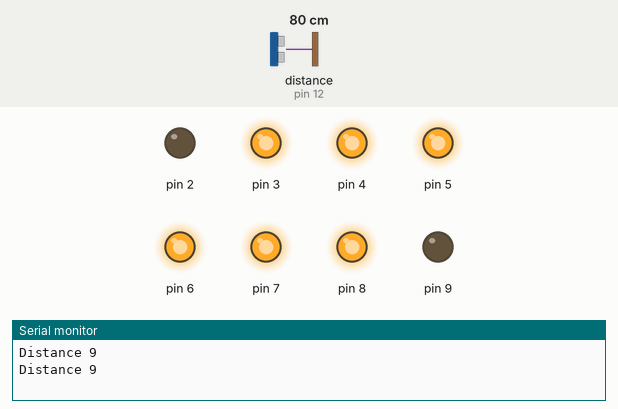
The sketch below on a simulated Arduino Uno, built with avr-gcc and run on an emulated ATmega328P. On the bench: output pins drawn as LEDs (lit = HIGH), the last lines printed to the serial monitor. Wiring (inferred from the names in the program): ultrasonic range finder: trigger pin 13; echo pin 12. The inputs (shaded band) are chosen by the test bench; at power-on: distance to the obstacle (sensor on pin 12) 80 cm. The echo pulse lasts 58.3 µs per cm; pins used as bus, display or sensor lines are not drawn.

Above: at 2.0 s.
2.1 s: distance to the obstacle (sensor on pin 12) set to 47 cm
3.8 s: distance to the obstacle (sensor on pin 12) set to 44 cm
At 5.7 s:
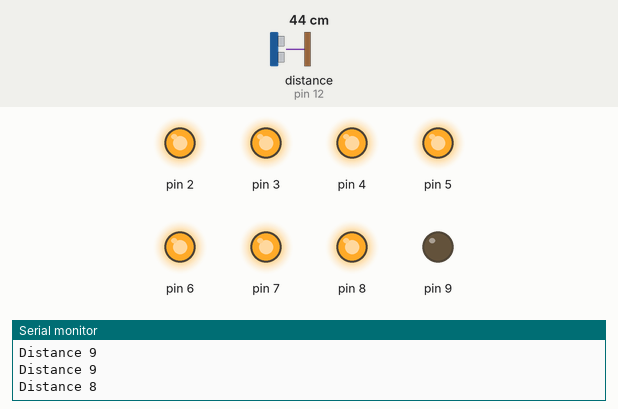
6.3 s: distance to the obstacle (sensor on pin 12) set to 37 cm
At 8.2 s:
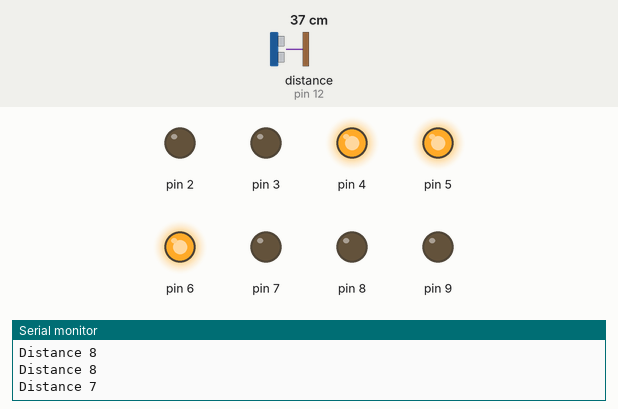
9.3 s: distance to the obstacle (sensor on pin 12) set to 33 cm
At 11.4 s:
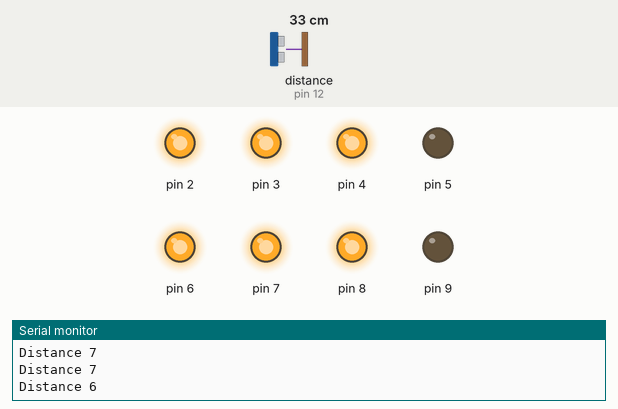
11.7 s: distance to the obstacle (sensor on pin 12) set to 18 cm
At 13.4 s:
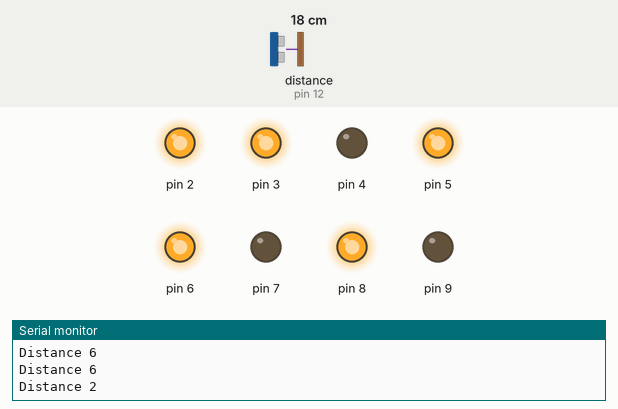
14.0 s: distance to the obstacle (sensor on pin 12) set to 2 cm
At 15.4 s:
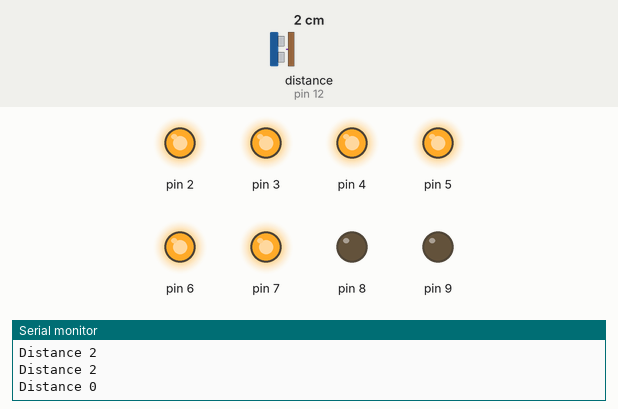
Timing chart, 0 to 17.0 s (numbered marks = the images above; inputs shaded):
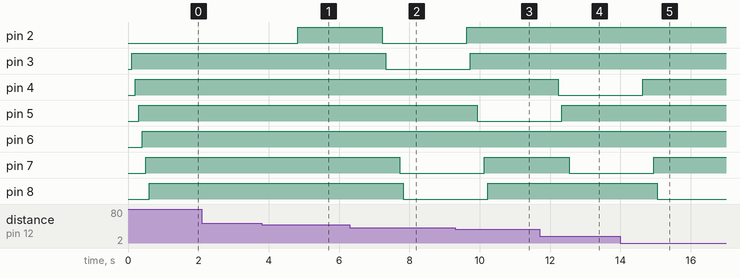

The sketch:

Ultrasonic.ino
```cpp
const int trigPin = 13;
const int echoPin = 12;
long dauration;
byte curNum = 0;

byte digits[10] = {
  0b00111111, // 0
  0b00001100, // 1
  0b01011011, // 2
  0b01011110, // 3
  0b01101100, // 4
  0b01110110, // 5
  0b01110111, // 6
  0b00011100, // 7
  0b01111111, // 8
  0b01111110, // 9
};
//int distance;
//const int buzzerPin = 11;
void setup() {
  Serial.begin(9600);
  pinMode(trigPin, OUTPUT);
  pinMode(echoPin, INPUT);
  for(int i = 2; i<= 9; i++){
    pinMode(i, OUTPUT);
  }
}

void loop() {

  digitalWrite(trigPin, LOW);
  delayMicroseconds(2);

  digitalWrite(trigPin, HIGH);
  delayMicroseconds(10);
  digitalWrite(trigPin, LOW);

  dauration = pulseIn(echoPin, HIGH);
  //dauration = dauration * 0.034 / 2;
  dauration = map(dauration, 300, 2580, 0, 9);
  dauration = constrain(dauration, 0, 9);
  for(int i = 2; i <= 8; i++){
    digitalWrite(i, bitRead(digits[dauration], i - 2));
    delay(100);
  }
  /*tone(buzzerPin, dauration * 100);
  delay(100);
  noTone(buzzerPin);*/
  Serial.print("Distance ");
  Serial.println(dauration);
  delay(500);


}
```

Measured:
- the behaviour switches between 45 and 44 cm on distance to the obstacle (sensor on pin 12) (found by bisection; images 0 and 1)
- the behaviour switches between 41 and 40 cm on distance to the obstacle (sensor on pin 12) (found by bisection; images 1 and 2)
- the behaviour switches between 36 and 35 cm on distance to the obstacle (sensor on pin 12) (found by bisection; images 2 and 3)
- after the input at 3.8 s, pin 2: LOW → HIGH after 1.0 s
- after the input at 6.3 s, pin 2: HIGH → LOW after 0.93 s; pin 3: HIGH → LOW after 1.0 s; pin 7: HIGH → LOW after 1.4 s; pin 8: HIGH → LOW after 1.5 s
- after the input at 9.3 s, pin 2: LOW → HIGH after 0.33 s; pin 3: LOW → HIGH after 0.43 s; pin 5: HIGH → LOW after 0.63 s; pin 7: LOW → HIGH after 0.83 s; pin 8: LOW → HIGH after 0.93 s
- after the input at 11.7 s, pin 4: HIGH → LOW after 0.54 s; pin 5: LOW → HIGH after 0.64 s; pin 7: HIGH → LOW after 0.84 s
- after the input at 14.0 s, pin 4: LOW → HIGH after 0.64 s; pin 7: LOW → HIGH after 0.94 s; pin 8: HIGH → LOW after 1.0 s
